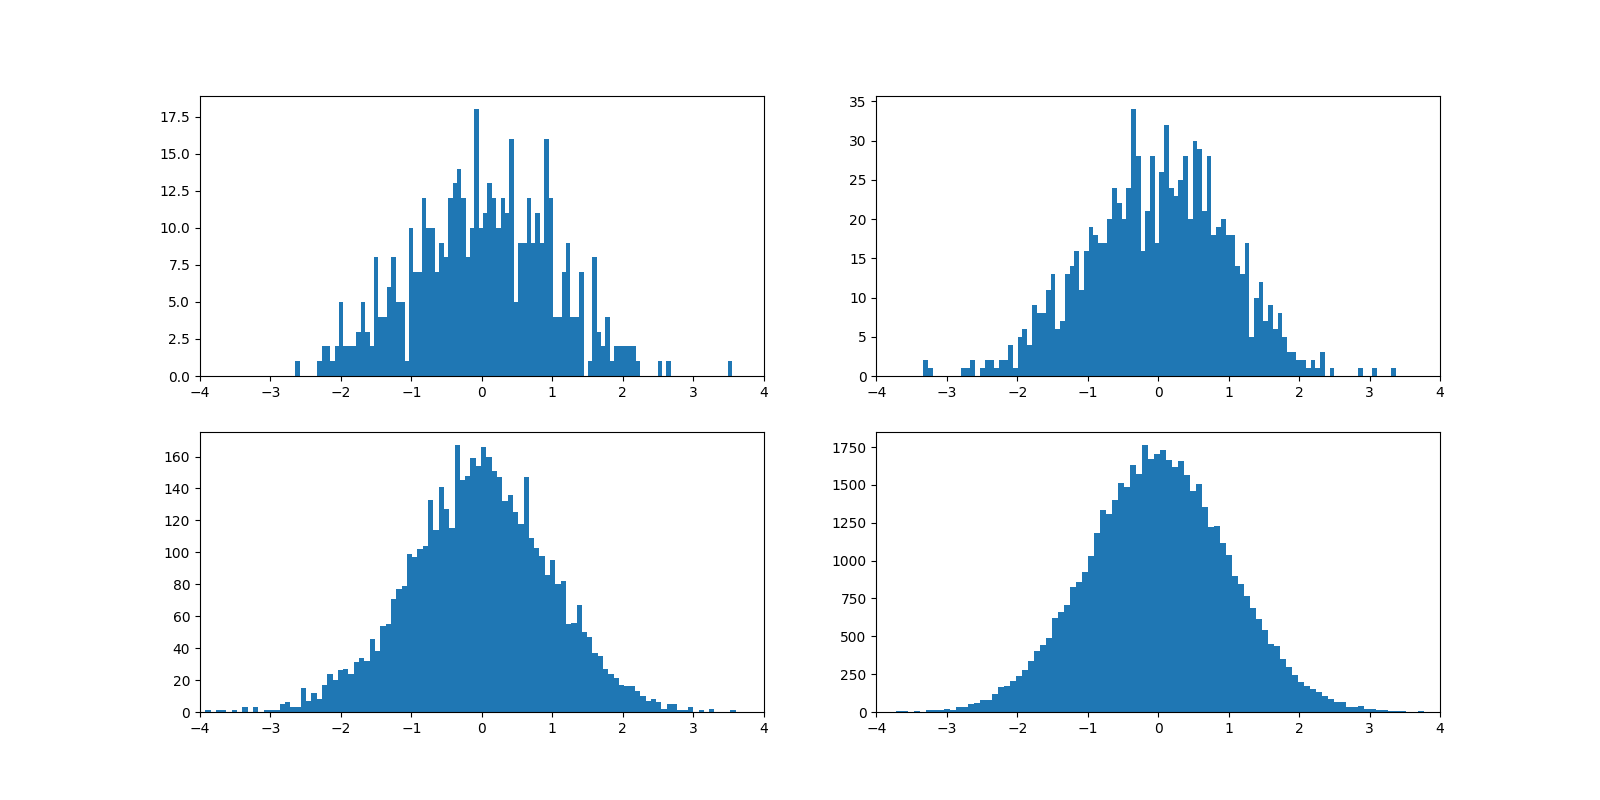

This chart was generated by the following Python code:
import matplotlib.pyplot as plt
import numpy as np

fig = plt.figure(figsize = (16, 8), dpi = 100)

#Xs = np.arange(-4, 4, 0.001)
#Ys = (2 * 3.14)**(-0.5)*np.exp(-0.5*Xs*Xs)

r1 = np.random.normal(0, 1, 500)
print(len(r1))
r2 = np.random.normal(0, 1, 1000)
r3 = np.random.normal(0, 1, 5000)
r4 = np.random.normal(0, 1, 50000)

ax1 = fig.add_subplot(221)
ax2 = fig.add_subplot(222)
ax3 = fig.add_subplot(223)
ax4 = fig.add_subplot(224)

ax1.set_xlim(-4, 4)
ax2.set_xlim(-4, 4)
ax3.set_xlim(-4, 4)
ax4.set_xlim(-4, 4)

ax1.hist(r1, bins = 100)
#ax1.plot(Xs, 500*Ys)
ax2.hist(r2, bins = 100)
#ax2.plot(Xs, 1000*Ys)
ax3.hist(r3, bins = 100)
#ax3.plot(Xs, 5000*Ys)
ax4.hist(r4, bins = 100)
#ax4.plot(Xs, 50000*Ys)

plt.savefig("2.png", dpi = 100)

plt.show()
